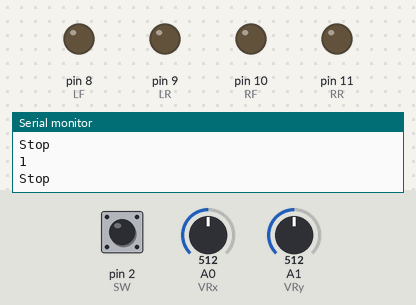
Bench run of a sketch on a simulated Arduino Uno, built with avr-gcc and run on an emulated ATmega328P. On the bench: output pins drawn as LEDs (lit = HIGH), the last lines printed to the serial monitor. The test bench sets the inputs (shaded band); at power-on: A1 (VRy) = 512, A0 (VRx) = 512, pin 2 (SW) HIGH.

Above: at 1.2 s.
1.3 s: A1 (VRy) set to 327
2.8 s: A1 (VRy) set to 302
At 3.9 s:
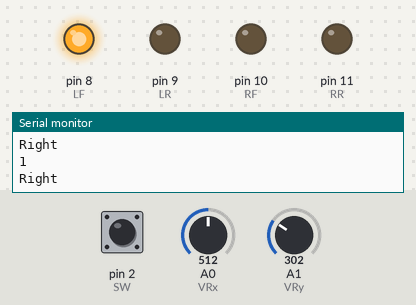
4.3 s: A0 (VRx) set to 121
5.8 s: A0 (VRx) set to 106
At 6.8 s:
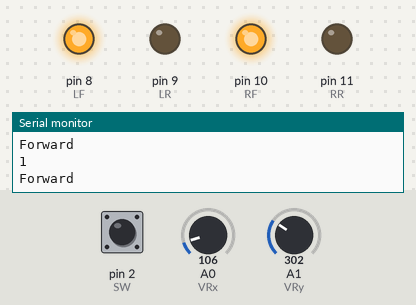
7.3 s: A0 (VRx) set to 1023
At 8.2 s:
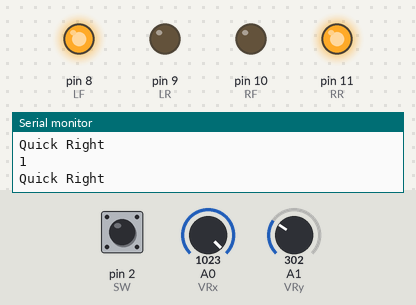
8.8 s: A1 (VRy) set to 410
At 9.6 s:
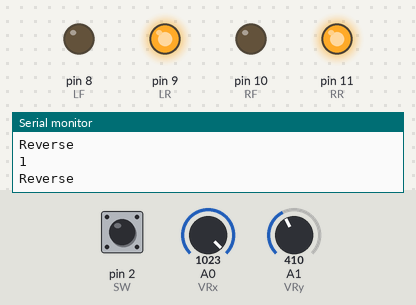
Timing chart, 0 to 11.3 s (numbered marks = the images above; inputs shaded):
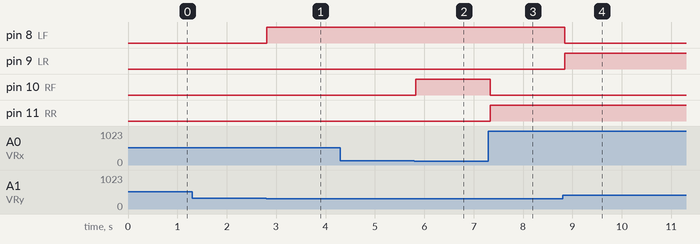

Measured:
- the behaviour switches between 312 and 311 on A1 (VRy) (found by bisection; images 0 and 1)
- the behaviour switches between 112 and 111 on A0 (VRx) (found by bisection; images 1 and 2)
- after the input at 2.8 s, pin 8 (LF): LOW → HIGH at once
- after the input at 5.8 s, pin 10 (RF): LOW → HIGH at once
- after the input at 7.3 s, pin 10 (RF): HIGH → LOW at once; pin 11 (RR): LOW → HIGH at once
- after the input at 8.8 s, pin 8 (LF): HIGH → LOW after 0.05 s; pin 9 (LR): LOW → HIGH after 0.05 s

The sketch:

Analog_Controller.ino
```cpp
int VRx = A0;
int VRy = A1;
int SW = 2;

int xPosition = 0;
int yPosition = 0;
int SW_state = 0;
int mapX = 0;
int mapY = 0;

//Customs
int LF=8;
int LR=9;
int RF=10;
int RR=11;

void setup() {
  Serial.begin(9600);

  pinMode(LF,OUTPUT);
  pinMode(LR,OUTPUT);
  pinMode(RF,OUTPUT);
  pinMode(RR,OUTPUT);

  pinMode(VRx, INPUT);
  pinMode(VRy, INPUT);
  pinMode(SW, INPUT_PULLUP);

}

void loop() {
  Read_Joy();
  Handle_Axis();

  /*Serial.print("X: ");
  Serial.print(mapX);
  Serial.print(" | Y: ");
  Serial.print(mapY);
  Serial.print(" | Button: ");
  Serial.println(SW_state);*/

  delay(100);

}

void Read_Joy(){
  xPosition = analogRead(VRx);
  yPosition = analogRead(VRy);
  SW_state = digitalRead(SW);
  mapX = map(xPosition, 0, 1023, -512, 512);
  mapY = map(yPosition, 0, 1023, -512, 512);
}

void Change(int a,int b,int c,int d){
  digitalWrite(LF,(a==1)?HIGH:LOW);
  digitalWrite(LR,(b==1)?HIGH:LOW);
  digitalWrite(RF,(c==1)?HIGH:LOW);
  digitalWrite(RR,(d==1)?HIGH:LOW);
}

void Handle_Axis(){
  Serial.println(SW_state);
  if(mapX>400 && mapY>400){
    Change(0,1,1,0);
    Serial.println("Quick Left");
  }
  else if(mapX>400 && mapY<-200){
    Change(1,0,0,1);
    Serial.println("Quick Right");
  }
  else if(mapX<-400){
    Change(1,0,1,0);
    Serial.println("Forward");
  }
  else if(mapX>400){
    Change(0,1,0,1);
    Serial.println("Reverse");
  }
  else if(mapY>400){
    Change(0,0,1,0);
    Serial.println("Left");
  }
  else if(mapY<-200){
    Change(1,0,0,0);
    Serial.println("Right");
  }
  else{
    Change(0,0,0,0);
    Serial.println("Stop");
  }


}
```
